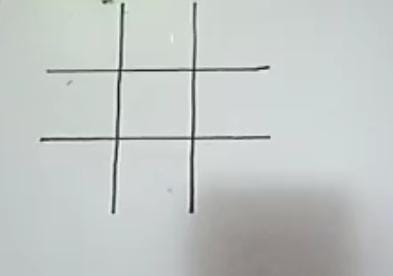
#> input picture Apagar/Camera/3.jpeg, 393 x 276 px
$ python canny.py
#> lines starting #> are read from the running program, lines starting #| are printed output that depends on the picture; after the words box and inside, x2 and y2 are one past the last pixel; in counts of white or black regions, pixels touching at a corner belong together
import numpy as np
import cv2
from matplotlib import pyplot as plt
import glob
# img = cv2.imread('3.jpeg', cv2.IMREAD_GRAYSCALE)
img = cv2.imread('3.jpeg')
#> img is the input picture: shape (276, 393, 3); mean B, G, R 197.2, 199, 194.1
img_gray = cv2.cvtColor(img, cv2.COLOR_BGR2GRAY)
# aplicando o filtro gaussiano
img_blur = cv2.GaussianBlur(img_gray, (5, 5), 0)
assert img is not None, "file could not be read, check with os.path.exists()"
edges = cv2.Canny(img_blur,100,200)
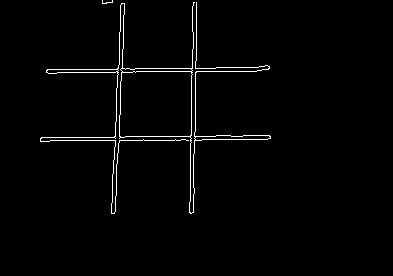
#> edges: shape (276, 393); 1.6% white in thin lines or dots, all inside (x1, y1, x2, y2) = (40, 0, 271, 214)


# cv2.imshow("Resutado", edges)
# cv2.imwrite("Resutado.png", edges)

kernel = np.ones((9,9))
inchado = cv2.dilate(edges, kernel, iterations=1)
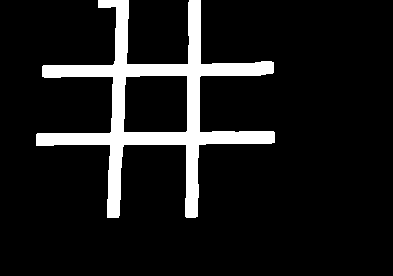
#> inchado: shape (276, 393); 10.2% white; 1 white region, box (x1, y1, x2, y2) and area: (36, 0, 275, 218) 11024

# cv2.imshow("dilatado", inchado)
# cv2.imwrite("dilatado.png", inchado)

kernel = np.ones((5,5))
erodido = cv2.erode(inchado, kernel, iterations=1)
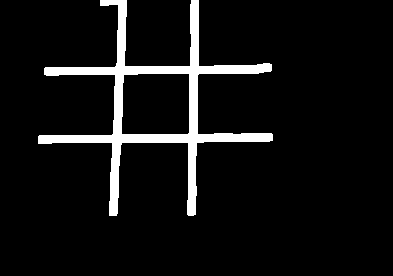
#> erodido: shape (276, 393); 6.9% white; 1 white region, box (x1, y1, x2, y2) and area: (38, 0, 273, 216) 7526

# [6 lines of commented-out code are left out]

plt.subplot(121),plt.imshow(inchado,cmap = 'gray')
plt.title('Inchado'), plt.xticks([]), plt.yticks([])
plt.subplot(122),plt.imshow(erodido,cmap = 'gray')
plt.title('Erodido'), plt.xticks([]), plt.yticks([])
plt.show()
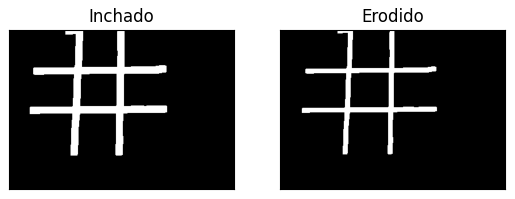
#> figure drawn by matplotlib, 2 panels

$ run again, with Apagar/Camera/gabarito.png saved as Apagar/Camera/3.jpeg
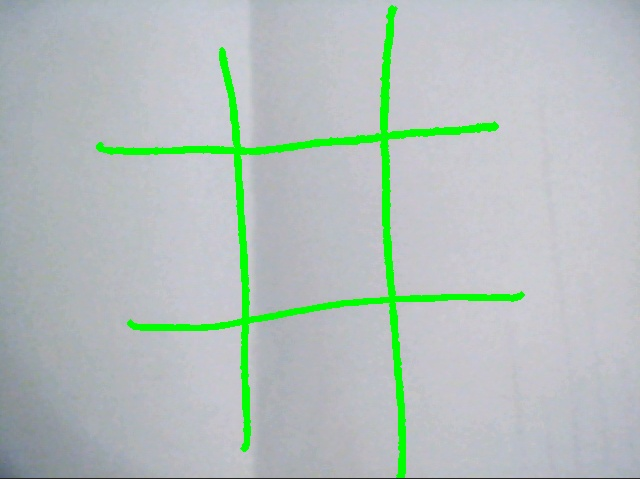
#> input picture Apagar/Camera/gabarito.png, 640 x 479 px
#> img is the input picture: shape (479, 640, 3); mean B, G, R 187.4, 191.5, 179.1
#> `edges = cv2.Canny(img_blur,100,200)`:
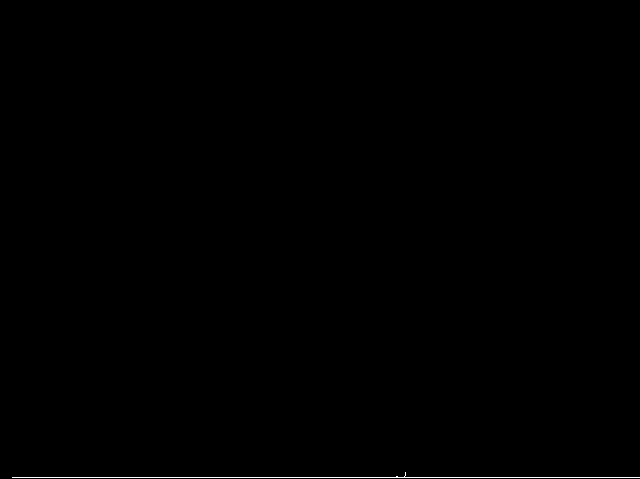
#> edges: shape (479, 640); 0.21% white in thin lines or dots, all inside (x1, y1, x2, y2) = (12, 472, 640, 478)
#> inchado: shape (479, 640); 1.3% white; 1 white region, box (x1, y1, x2, y2) and area: (8, 468, 640, 479) 3846
#> `erodido = cv2.erode(inchado, kernel, iterations=1)`:
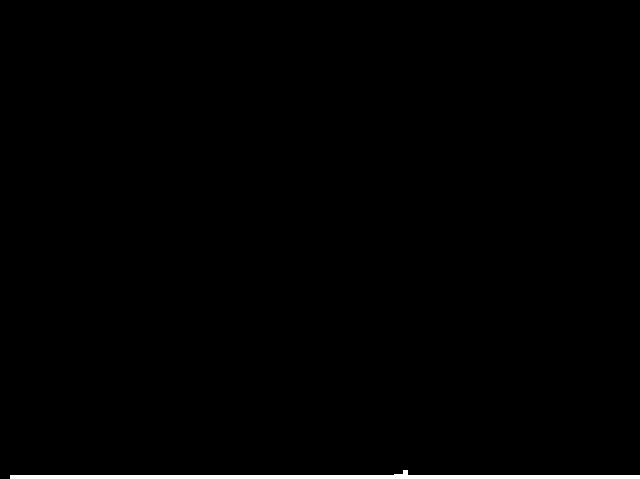
#> erodido: shape (479, 640); 0.83% white; 1 white region, box (x1, y1, x2, y2) and area: (10, 470, 640, 479) 2554
